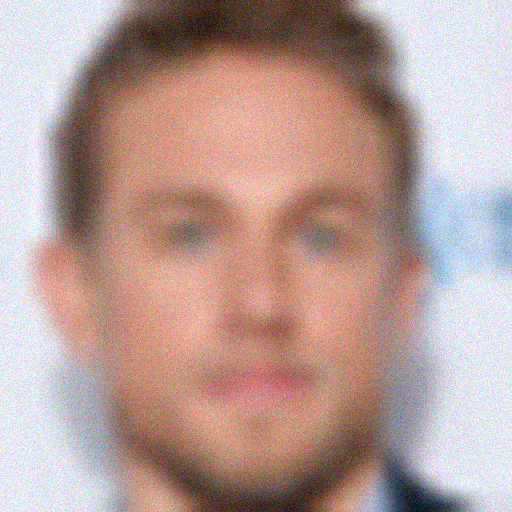
#> input picture testdata/pairs/LQ/0006_00092.png, 512 x 512 px
$ python vis_dpm_scale.py
#> lines starting #> are read from the running program, lines starting #| are printed output that depends on the picture
#!/usr/bin/env python3
"""Visualize DPM-Solver-2 comparison: scale=0.1, 1.0, 5.0 for img 0006_00092."""
import os, cv2
import matplotlib
matplotlib.use("Agg")
import matplotlib.pyplot as plt
import matplotlib.gridspec as gridspec

PROJ = os.path.dirname(os.path.dirname(os.path.abspath(__file__)))
OUT_DIR = os.path.join(PROJ, "final_experiments")
os.makedirs(OUT_DIR, exist_ok=True)

IMG_ID = "0006_00092"
DPMSRC = os.path.join(PROJ, "final_experiments", "dpm_scale_compare")

IMGS = {}
# LQ
lq_path = os.path.join(PROJ, "testdata/pairs/LQ", f"{IMG_ID}.png")
IMGS["LQ"] = cv2.cvtColor(cv2.imread(lq_path), cv2.COLOR_BGR2RGB)
# GT
gt_path = os.path.join(PROJ, "testdata/pairs/GT", f"{IMG_ID}.png")
IMGS["GT"] = cv2.cvtColor(cv2.imread(gt_path), cv2.COLOR_BGR2RGB)
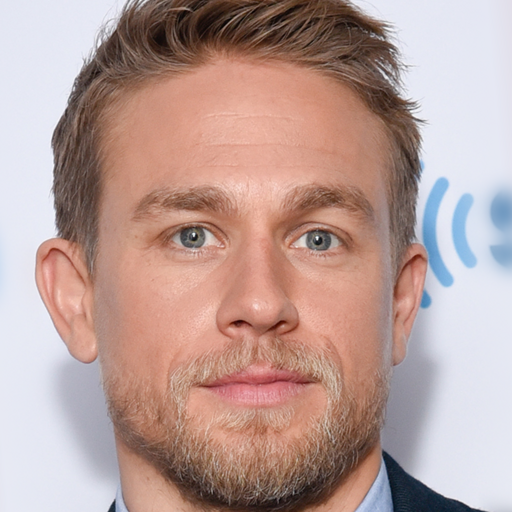
#> input picture testdata/pairs/GT/0006_00092.png, 512 x 512 px
# DPM outputs
for tag, scale in [("s010", 0.10), ("s100", 1.0), ("s500", 5.0)]:
    path = os.path.join(DPMSRC, f"dpm35_{tag}.png")
    IMGS[f"DPM_{scale}"] = cv2.cvtColor(cv2.imread(path), cv2.COLOR_BGR2RGB)
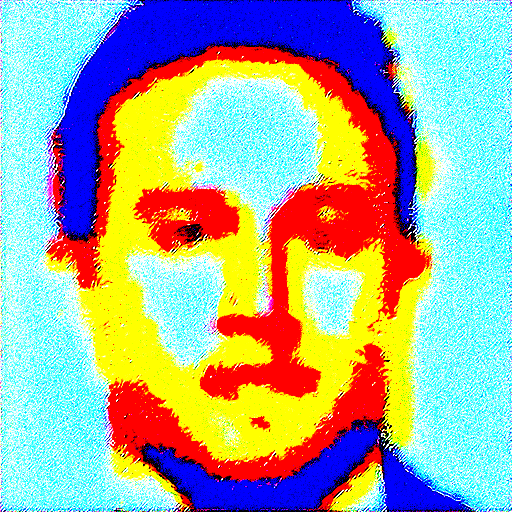
#> input picture final_experiments/dpm_scale_compare/dpm35_s010.png, 512 x 512 px

METRICS = {
    "DPM_0.1":  dict(psnr=8.50,  ssim=0.18, niqe=4908),
    "DPM_1.0":  dict(psnr=10.20, ssim=0.56, niqe=1194),
    "DPM_5.0":  dict(psnr=10.03, ssim=0.50, niqe=2016),
}

NCOLS = 5
fig = plt.figure(figsize=(15, 3.5))
gs = gridspec.GridSpec(1, NCOLS, figure=fig,
                       left=0.02, right=0.98, top=0.88, bottom=0.15,
                       wspace=0.03)

for col, (label, img) in enumerate(IMGS.items()):
    ax = fig.add_subplot(gs[0, col])
    ax.imshow(img)
    ax.axis("off")

    if label.startswith("DPM_"):
        scale_key = label.replace("DPM_", "")
        m = METRICS[f"DPM_{scale_key}"]
        anno = f"scale={float(scale_key):.2f}\nPSNR={m['psnr']:.2f}  SSIM={m['ssim']:.2f}  NIQE={m['niqe']:.0f}"
        ax.text(0.5, 0.02, anno, ha="center", va="bottom",
                transform=ax.transAxes, fontsize=9, fontweight="bold",
                color="#222", bbox=dict(boxstyle="round,pad=0.3",
                facecolor="#f0f0f0", edgecolor="#aaaaaa", alpha=0.92))
    elif label == "LQ":
        ax.text(0.5, 0.02, "LQ PSNR=22.21", ha="center", va="bottom",
                transform=ax.transAxes, fontsize=9, fontweight="bold",
                color="#222", bbox=dict(boxstyle="round,pad=0.3",
                facecolor="#ffe8e8", edgecolor="#aaaaaa", alpha=0.92))

    ax.set_title(label.replace("_", " "), fontsize=12, fontweight="bold", pad=6)
#> this loop made 5 passes
#> (label, scale_key, m) on passes 3 to 5: ('DPM_0.1', '0.1', {'psnr': 8.5, 'ssim': 0.18, 'niqe': 4908}), ('DPM_1.0', '1.0', {'psnr': 10.2, 'ssim': 0.56, 'niqe': 1194}), ('DPM_5.0', '5.0', {'psnr': 10.03, 'ssim': 0.5, 'niqe': 2016})
#> label on passes 1 to 2: 'LQ', 'GT'

fig.suptitle("DPM-Solver-2 (35 steps) — Guidance Scale Comparison  |  Image: 0006_00092",
             fontsize=14, fontweight="bold", y=0.97)

# Bottom: comparison table
table_text = (
    "Config: DPM-Solver-2, 35 steps, LINEAR schedule, MSE loss, EDGE=0.02, BLEND=0.5  |  "
    "GPU: A10, ~12s/img, ~1053MB"
)
fig.text(0.5, 0.03, table_text, ha="center", va="center",
         fontsize=8.5, transform=fig.transFigure, fontweight="bold",
         bbox=dict(boxstyle="round,pad=0.3", facecolor="#f8f8f8", edgecolor="#cccccc"))

out_path = os.path.join(OUT_DIR, "dpm_scale_comparison.png")
fig.savefig(out_path, dpi=150, bbox_inches="tight", pad_inches=0.05)
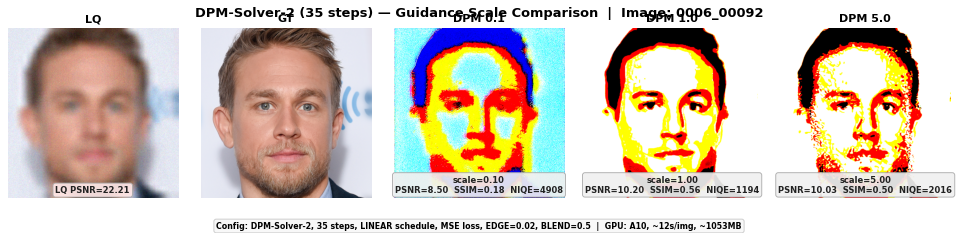
#> figure drawn by matplotlib, 5 panels
plt.close(fig)
print(f"Saved: {out_path}")
